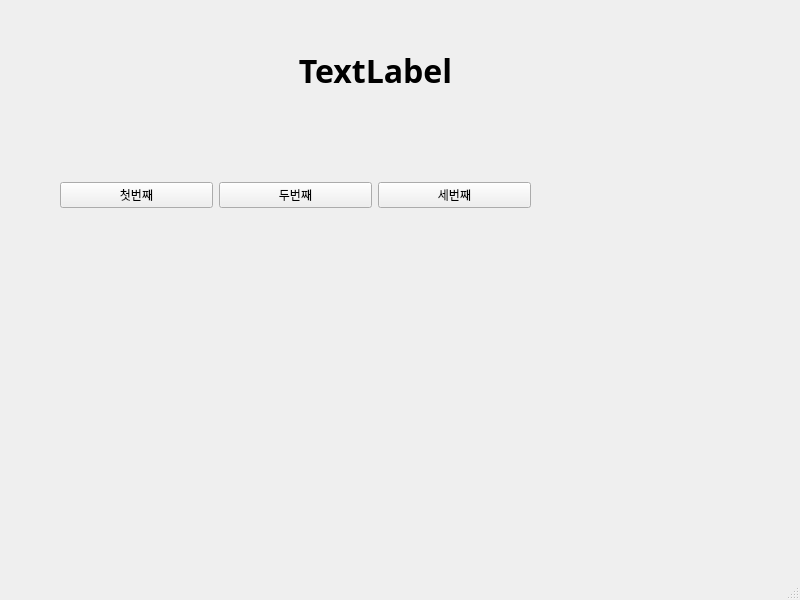
<?xml version="1.0" encoding="UTF-8"?>
<ui version="4.0">
 <class>MainWindow</class>
 <widget class="QMainWindow" name="MainWindow">
  <property name="geometry">
   <rect>
    <x>0</x>
    <y>0</y>
    <width>800</width>
    <height>600</height>
   </rect>
  </property>
  <property name="windowTitle">
   <string>MainWindow</string>
  </property>
  <widget class="QWidget" name="centralwidget">
   <widget class="QWidget" name="horizontalLayoutWidget">
    <property name="geometry">
     <rect>
      <x>60</x>
      <y>140</y>
      <width>471</width>
      <height>111</height>
     </rect>
    </property>
    <layout class="QHBoxLayout" name="horizontalLayout">
     <item>
      <widget class="QPushButton" name="pushButton_3">
       <property name="text">
        <string>첫번째</string>
       </property>
      </widget>
     </item>
     <item>
      <widget class="QPushButton" name="pushButton_2">
       <property name="text">
        <string>두번째</string>
       </property>
      </widget>
     </item>
     <item>
      <widget class="QPushButton" name="pushButton">
       <property name="text">
        <string>세번째</string>
       </property>
      </widget>
     </item>
    </layout>
   </widget>
   <widget class="QLabel" name="label">
    <property name="geometry">
     <rect>
      <x>70</x>
      <y>30</y>
      <width>611</width>
      <height>81</height>
     </rect>
    </property>
    <property name="font">
     <font>
      <family>맑은 고딕</family>
      <pointsize>24</pointsize>
      <weight>75</weight>
      <bold>true</bold>
     </font>
    </property>
    <property name="text">
     <string>TextLabel</string>
    </property>
    <property name="alignment">
     <set>Qt::AlignCenter</set>
    </property>
   </widget>
  </widget>
  <widget class="QMenuBar" name="menubar">
   <property name="geometry">
    <rect>
     <x>0</x>
     <y>0</y>
     <width>800</width>
     <height>21</height>
    </rect>
   </property>
  </widget>
  <widget class="QStatusBar" name="statusbar"/>
 </widget>
 <resources/>
 <connections>
  <connection>
   <sender>pushButton_3</sender>
   <signal>clicked()</signal>
   <receiver>MainWindow</receiver>
   <slot>firstClick()</slot>
   <hints>
    <hint type="sourcelabel">
     <x>161</x>
     <y>221</y>
    </hint>
    <hint type="destinationlabel">
     <x>157</x>
     <y>317</y>
    </hint>
   </hints>
  </connection>
  <connection>
   <sender>pushButton_2</sender>
   <signal>clicked()</signal>
   <receiver>MainWindow</receiver>
   <slot>secondClick()</slot>
   <hints>
    <hint type="sourcelabel">
     <x>323</x>
     <y>214</y>
    </hint>
    <hint type="destinationlabel">
     <x>323</x>
     <y>297</y>
    </hint>
   </hints>
  </connection>
  <connection>
   <sender>pushButton</sender>
   <signal>clicked()</signal>
   <receiver>MainWindow</receiver>
   <slot>thirdClick()</slot>
   <hints>
    <hint type="sourcelabel">
     <x>492</x>
     <y>217</y>
    </hint>
    <hint type="destinationlabel">
     <x>481</x>
     <y>309</y>
    </hint>
   </hints>
  </connection>
 </connections>
 <slots>
  <slot>firstClick()</slot>
  <slot>secondClick()</slot>
  <slot>thirdClick()</slot>
 </slots>
</ui>
